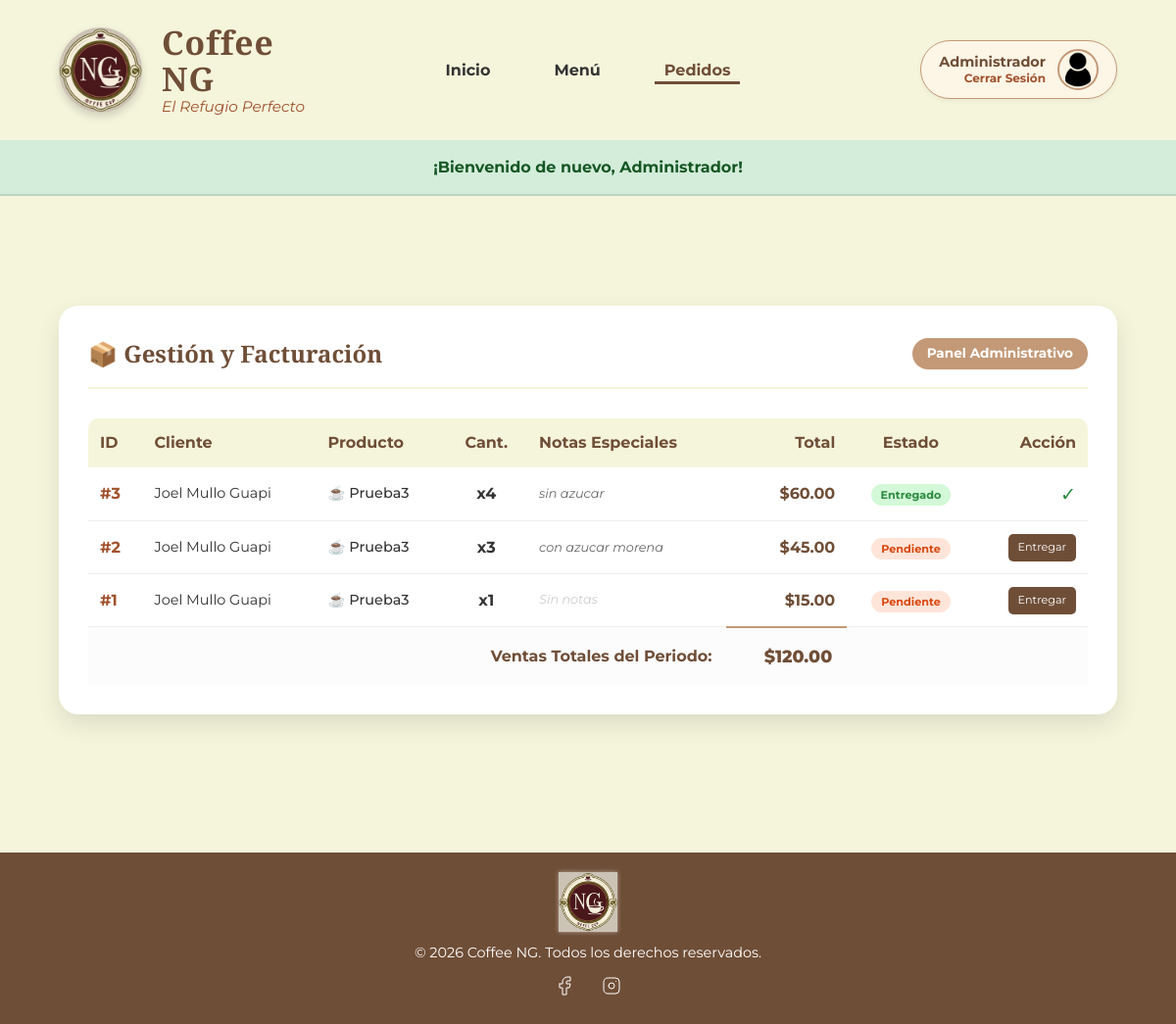
/index.php?action=ver_pedidos (signed in), run on the app's committed database.
### tables this page shows
CREATE TABLE `pedidos` (
  `id` int(11) NOT NULL,
  `usuario_id` int(11) NOT NULL,
  `producto_id` int(11) NOT NULL,
  `estado` enum('Pendiente','Entregado') DEFAULT 'Pendiente',
  `fecha_pedido` timestamp NOT NULL DEFAULT current_timestamp(),
  `cantidad` int(11) DEFAULT 1,
  `notas` text DEFAULT NULL,
  `precio_unitario` decimal(10,2) DEFAULT NULL
);

CREATE TABLE `usuarios` (
  `id` int(11) NOT NULL,
  `nombre` varchar(100) NOT NULL,
  `email` varchar(100) NOT NULL,
  `telefono` varchar(20) DEFAULT NULL,
  `password` varchar(255) NOT NULL,
  `rol` enum('admin','cliente') DEFAULT 'cliente',
  `foto_perfil` varchar(255) DEFAULT 'default_user.png',
  `creado_at` timestamp NOT NULL DEFAULT current_timestamp()
);

CREATE TABLE `productos` (
  `id` int(11) NOT NULL,
  `nombre` varchar(100) NOT NULL,
  `descripcion` text DEFAULT NULL,
  `precio` decimal(10,2) NOT NULL,
  `categoria` varchar(50) DEFAULT NULL,
  `creado_en` timestamp NOT NULL DEFAULT current_timestamp(),
  `imagen` varchar(255) DEFAULT 'default_cafe.png'
);

### app/controllers/PedidoController.php (called while the page is built, shortened)
<?php
class PedidoController {
    private $pedido;
    public function __construct() {
        $database = new Database();
        $db = $database->getConnection();
        require_once "../app/models/Pedido.php";
        $this->pedido = new Pedido($db);
    }
    public function verPedidos() {
        $stmt = $this->pedido->obtenerTodos();
        require_once "../app/views/admin/pedidos.php";
    }
}

### app/models/Pedido.php (called while the page is built, shortened)
<?php
class Pedido {
    private $conn;
    public function __construct($db) {
        $this->conn = $db;
    }
    public function obtenerTodos() {
        $query = "SELECT p.id, u.nombre as cliente, pr.nombre as producto,
                        pr.precio, p.cantidad, p.notas, p.fecha_pedido, p.estado
                FROM pedidos p
                JOIN usuarios u ON p.usuario_id = u.id
                JOIN productos pr ON p.producto_id = pr.id
                ORDER BY p.fecha_pedido DESC";
        $stmt = $this->conn->prepare($query);
        $stmt->execute();
        return $stmt;
    }
}

### app/views/admin/pedidos.php (the view, shortened to what this page needs)
<?php
include '../app/views/includes/header.php';
?>
<main class="flex-admin-container" style="padding: 40px 5%; min-height: 80vh;">
    <div style="background: white; padding: 30px; border-radius: 20px; box-shadow: 0 10px 25px rgba(0,0,0,0.1); width: 100%; max-width: 1100px; margin: 0 auto;">
        <div style="display: flex; justify-content: space-between; align-items: center; margin-bottom: 30px; border-bottom: 2px solid #F5F5DC; padding-bottom: 15px;">
            <h2 style="color: #6F4E37; font-family: 'Playfair Display', serif; margin: 0;">📦 Gestión y Facturación</h2>
            <span style="background: #C39977; color: white; padding: 5px 15px; border-radius: 20px; font-size: 0.85rem; font-weight: bold;">
                Panel Administrativo
            </span>
        </div>
        <div style="overflow-x: auto;">
            <table style="width: 100%; border-collapse: collapse; font-family: 'Montserrat', sans-serif;">
                <thead>
                    <tr style="background-color: #F5F5DC; color: #6F4E37;">
                        <th style="padding: 12px; text-align: left; border-radius: 10px 0 0 0;">ID</th>
                        <th style="padding: 12px; text-align: left;">Cliente</th>
                        <th style="padding: 12px; text-align: left;">Producto</th>
                        <th style="padding: 12px; text-align: center;">Cant.</th>
                        <th style="padding: 12px; text-align: left;">Notas Especiales</th>
                        <th style="padding: 12px; text-align: right;">Total</th>
                        <th style="padding: 12px; text-align: center;">Estado</th>
                        <th style="padding: 12px; text-align: right; border-radius: 0 10px 0 0;">Acción</th>
                    </tr>
                </thead>
                <tbody>
                    <?php
                    $gran_total = 0;
                    while ($p = $stmt->fetch(PDO::FETCH_ASSOC)):
                        $subtotal = $p['precio'] * $p['cantidad'];
                        $gran_total += $subtotal;
                    ?>
                        <tr style="border-bottom: 1px solid #eee; transition: 0.3s;" onmouseover="this.style.backgroundColor='#fffcf5'" onmouseout="this.style.backgroundColor='transparent'">
                            <td style="padding: 12px; font-weight: bold; color: #A0522D;">#<?php echo $p['id']; ?></td>
                            <td style="padding: 12px; color: #333; font-size: 0.9rem;"><?php echo htmlspecialchars($p['cliente']); ?></td>
                            <td style="padding: 12px; color: #333; font-weight: 500; font-size: 0.9rem;">
                                ☕ <?php echo htmlspecialchars($p['producto']); ?>
                            </td>
                            <td style="padding: 12px; text-align: center; font-weight: bold;">x<?php echo $p['cantidad']; ?></td>
                            <td style="padding: 12px; color: #666; font-size: 0.8rem; font-style: italic; max-width: 200px;">
                                <?php echo !empty($p['notas']) ? htmlspecialchars($p['notas']) : '<span style="color:#ccc;">Sin notas</span>'; ?>
                            </td>
                            <td style="padding: 12px; text-align: right; font-weight: bold; color: #6F4E37;">
                                $<?php echo number_format($subtotal, 2); ?>
                            </td>
                            <td style="padding: 12px; text-align: center;">
                                <span style="padding: 4px 10px; border-radius: 15px; font-size: 0.7rem; font-weight: bold;
                                    <?php echo ($p['estado'] == 'Pendiente') ? 'background: #FFE5D9; color: #D9480F;' : 'background: #D3F9D8; color: #2B8A3E;'; ?>">
                                    <?php echo $p['estado']; ?>
                                </span>
                            </td>
                            <td style="padding: 12px; text-align: right;">
                                <?php if ($p['estado'] == 'Pendiente'): ?>
                                    <a href="index.php?action=entregar_pedido&id=<?php echo $p['id']; ?>"
                                       style="background-color: #6F4E37; font-size: 0.7rem; padding: 5px 10px; text-decoration: none; border-radius: 5px; color: white; display: inline-block;">
                                       Entregar
                                    </a>
                                <?php else: ?>
                                    <span style="color: #2B8A3E; font-size: 1.2rem;">✓</span>
                                <?php endif; ?>
                            </td>
                        </tr>
                    <?php endwhile; ?>
                </tbody>
                <tfoot>
                    <tr style="background-color: #fcfcfc;">
                        <td colspan="5" style="padding: 15px; text-align: right; font-weight: bold; color: #6F4E37;">Ventas Totales del Periodo:</td>
                        <td style="padding: 15px; text-align: right; font-weight: 800; color: #6F4E37; font-size: 1.1rem; border-top: 2px solid #C39977;">
                            $<?php echo number_format($gran_total, 2); ?>
                        </td>
                        <td colspan="2"></td>
                    </tr>
                </tfoot>
            </table>
        </div>
    </div>
</main>
<?php include '../app/views/includes/footer.php'; ?>

### public/index.php (shortened to what this page needs)
<?php
require_once "../app/controllers/PedidoController.php";
$pedidoCtrl = new PedidoController();
$action = isset($_GET['action']) ? $_GET['action'] : 'index';
switch ($action) {
    case 'ver_pedidos':
        $pedidoCtrl->verPedidos();
        break;
}

### app/views/includes/header.php (shortened to what this page needs)
<?php
$current_action = isset($_GET['action']) ? $_GET['action'] : 'index';
?>
<!DOCTYPE html>
<html lang="es">
<head>
    <link rel="stylesheet" href="css/style.css">
</head>
<body>
<header class="main-header" style="display: flex; align-items: center; justify-content: space-between; padding: 25px 5%; background-color: #F5F5DC; box-shadow: 0 4px 10px rgba(0,0,0,0.05);">
    <div style="flex: 1; display: flex; align-items: center; gap: 20px;">
        <img src="img/logo3.png" alt="Logo" style="width: 85px; border-radius: 50%; box-shadow: 0 4px 8px rgba(0,0,0,0.15);">
        <div style="display: flex; flex-direction: column; line-height: 1.1;">
            <h1 style="margin: 0; font-size: 2.1rem; color: #6F4E37; letter-spacing: 1px; font-family: 'Playfair Display', serif;">Coffee NG</h1>
            <span style="font-size: 0.95rem; color: #A0522D; font-style: italic; font-family: 'Montserrat', sans-serif; font-weight: 400; margin-top: 2px;">
                El Refugio Perfecto
            </span>
        </div>
    </div>
    <nav style="flex: 2; display: flex; justify-content: center;">
        <ul class="nav-list" style="display: flex; gap: 45px; list-style: none; margin: 0; padding: 0;">
            <li><a href="index.php" class="<?php echo ($current_action == 'index') ? 'active' : ''; ?>">Inicio</a></li>
            <li><a href="index.php?action=menu" class="<?php echo ($current_action == 'menu') ? 'active' : ''; ?>">Menú</a></li>
            <?php if (isset($_SESSION['user_rol']) && $_SESSION['user_rol'] === 'admin'): ?>
                <li><a href="index.php?action=ver_pedidos" class="<?php echo ($current_action == 'ver_pedidos') ? 'active' : ''; ?>">Pedidos</a></li>
            <?php else: ?>
                <li><a href="index.php?action=contacto" class="<?php echo ($current_action == 'contacto') ? 'active' : ''; ?>">Contacto y Pedidos</a></li>
            <?php endif; ?>
        </ul>
    </nav>
    <div style="flex: 1; display: flex; justify-content: flex-end;">
        <?php if (isset($_SESSION['user_id'])): ?>
            <div class="user-logged-box" style="display: flex; align-items: center; gap: 12px; background: #fdf5e6; padding: 8px 18px; border-radius: 35px; border: 1px solid #C39977; box-shadow: 0 2px 5px rgba(0,0,0,0.05);">
                <div style="display: flex; flex-direction: column; text-align: right; line-height: 1.2;">
                    <span style="font-size: 0.9em; font-weight: bold; color: #6f4e37;">
                        <?php echo explode(' ', $_SESSION['user_nombre'])[0]; ?>
                    </span>
                    <a href="index.php?action=logout" style="font-size: 0.75em; color: #a0522d; text-decoration: none; font-weight: 700;">
                        Cerrar Sesión
                    </a>
                </div>
                <img src="img/profiles/<?php echo $_SESSION['user_foto']; ?>" style="width: 42px; height: 42px; border-radius: 50%; object-fit: cover; border: 2px solid #C39977;">
            </div>
        <?php else: ?>
            <a href="index.php?action=login" class="btn-acceder">Acceder</a>
        <?php endif; ?>
    </div>
</header>
<?php if (isset($_SESSION['mensaje'])): ?>
    <div id="alert-box" style="padding: 15px; text-align: center; font-weight: bold; font-family: 'Montserrat', sans-serif; transition: all 0.5s ease;
        background-color: <?php echo ($_SESSION['tipo_mensaje'] == 'success') ? '#d4edda' : (($_SESSION['tipo_mensaje'] == 'error') ? '#f8d7da' : '#d1ecf1'); ?>;
        color: <?php echo ($_SESSION['tipo_mensaje'] == 'success') ? '#155724' : (($_SESSION['tipo_mensaje'] == 'error') ? '#721c24' : '#0c5460'); ?>;
        border-bottom: 2px solid rgba(0,0,0,0.1);">
        <?php
            echo $_SESSION['mensaje'];
        ?>
    </div>
<?php endif; ?>

### app/views/includes/footer.php
<footer class="main-footer">
    <img src="img/logo3.png" alt="Logo Coffee NG" class="footer-logo">
    <p>&copy; 2026 Coffee NG. Todos los derechos reservados.</p>
    <div class="social-links">
        <a href="#">
            <img src="img/facebook.svg" alt="Facebook" width="24" height="24" style="filter: invert(1);">
        </a>
        <a href="#">
            <img src="img/instagram.svg" alt="Instagram" width="24" height="24" style="filter: invert(1);">
        </a>
    </div>
</footer>
</body>
</html>

### public/css/style.css (style rules this page uses)
:root { --color-principal: #6F4E37; --color-secundario: #C39977; --color-fondo: #F5F5DC; --color-texto: #333333; --color-acento: #A0522D; }
* { box-sizing: border-box; margin: 0; padding: 0; }
body { font-family: 'Montserrat', sans-serif; line-height: 1.6; color: var(--color-texto); background-color: var(--color-fondo); }
h1, h2, h3, h4, h5 { font-family: 'Playfair Display', serif; color: var(--color-principal); margin-bottom: 0.5em; }
main { padding: 20px; max-width: 1200px; margin: 0 auto; }
.main-header { display: flex; flex-wrap: wrap; align-items: center; justify-content: space-between; padding: 15px 5%; }
.main-header h1 { display: block !important; }
.nav-list { list-style: none; display: flex; justify-content: center; gap: 30px; margin-bottom: 10px; }
.nav-list a { text-decoration: none; color: var(--color-texto); font-weight: 700; padding: 5px 10px; transition: color 0.3s; }
.nav-list a:hover, .nav-list a.active { color: var(--color-principal); border-bottom: 3px solid var(--color-principal); padding-bottom: 2px; }
.main-footer { background-color: var(--color-principal); color: white; text-align: center; padding: 20px 0; margin-top: 30px; font-size: 0.9em; }
.social-links { margin-top: 10px; }
.social-links a { margin: 0 10px; display: inline-block; }
.social-links img { filter: invert(1); }
.footer-logo { width: 60px; height: auto; display: block; margin: 0 auto 10px auto; filter: drop-shadow(0 0 2px rgba(255, 255, 255, 0.5)); }
.flex-admin-container { display: flex; justify-content: center; align-items: center; min-height: 70vh; padding: 40px 20px; }
.user-logged-box { display: flex; align-items: center; background: #fdf5e6; padding: 6px 15px; border-radius: 30px; border: 1px solid var(--color-secundario); gap: 12px; }
.user-logged-box img { width: 38px; height: 38px; border-radius: 50%; object-fit: cover; border: 2px solid var(--color-secundario); }

### data on the page
pedidos: id "3", usuario.nombre "Joel Mullo Guapi", producto.nombre "Prueba3", cantidad "4", notas "sin azucar", subtotal "60.00", estado "Entregado"
pedidos: id "2", usuario.nombre "Joel Mullo Guapi", producto.nombre "Prueba3", cantidad "3", notas "con azucar morena", subtotal "45.00", estado "Pendiente"
pedidos: id "1", usuario.nombre "Joel Mullo Guapi", producto.nombre "Prueba3", cantidad "1", shows "Sin notas", producto.precio "15.00", estado "Pendiente"

### other printed values
explode(' ', $_SESSION['user_nombre'])[0] "Administrador"
$_SESSION['mensaje'] "¡Bienvenido de nuevo, Administrador!"
$gran_total "120.00"
